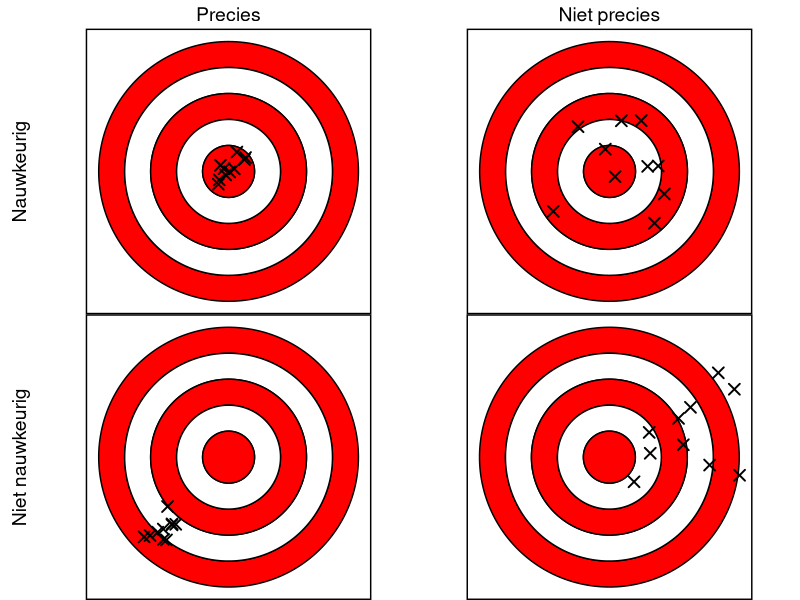

Generate this figure with R:
## ---- chunk 1
#| code-fold: true
#| warning: false
#| fig.cap: "Vier doelen in een 2x2 grid met geschaalde en verschoven steekproeven."
#| label: fig-precisie-vs-nauwkeurig
#| fig.width: 5
#| fig.height: 5

# Controleer of de benodigde pakketten zijn geladen
if (!("ggplot2" %in% .packages())) { library(ggplot2) }
if (!("dplyr" %in% .packages())) { library(dplyr) }
if (!("MASS" %in% .packages())) { library(MASS) }
if (!("gridExtra" %in% .packages())) { library(gridExtra) }
if (!("grid" %in% .packages())) { library(grid) }

# Functie om een ring (donut) te genereren als polygon
genereer_ring <- function(x, y, straal_binnen, straal_buiten,
                          punten = 100) {
  # Bereken hoeken van 0 tot 2π
  theta <- seq(0, 2 * pi, length.out = punten)
  
  # Genereer coördinaten voor buiten- en binnenrand
  data.frame(
    x = c(
      x + straal_buiten * cos(theta),
      NA,
      x + straal_binnen * cos(rev(theta))
    ),
    y = c(
      y + straal_buiten * sin(theta),
      NA,
      y + straal_binnen * sin(rev(theta))
    )
  )
}

# Functie om een volledig doelwit te genereren
genereer_doelwit <- function(punten = 100) {
  bind_rows(
    genereer_ring(0, 0, 4, 5, punten = punten) %>%
      mutate(kleur = "red", groep = 1),
    genereer_ring(0, 0, 3, 4, punten = punten) %>%
      mutate(kleur = "white", groep = 2),
    genereer_ring(0, 0, 2, 3, punten = punten) %>%
      mutate(kleur = "red", groep = 3),
    genereer_ring(0, 0, 1, 2, punten = punten) %>%
      mutate(kleur = "white", groep = 4),
    genereer_ring(0, 0, 0, 1, punten = punten) %>%
      mutate(kleur = "red", groep = 5)
  )
}

# Functie om een steekproef te schalen en verschuiven
scale_and_shift_sample <- function(n, desired_mean, desired_variance) {
  # Genereer standaard normaal verdeelde steekproef
  sample <- as.data.frame(
    MASS::mvrnorm(n = n, mu = c(0, 0), Sigma = diag(2))
  )
  
  # Schaal steekproef om gewenste variantie te krijgen
  scale_factor <- sqrt(desired_variance / apply(sample, 2, var))
  scaled_sample <- sweep(sample, 2, scale_factor, `*`)
  
  # Verschuif steekproef naar gewenst gemiddelde
  shifted_sample <- sweep(scaled_sample, 2, desired_mean, `+`)
  
  setNames(shifted_sample, c("x", "y")) # Hernoem kolommen
}

# Genereer gegevens voor het doelwit
doelwit_data <- genereer_doelwit(punten = 200)

# Maak een basisplot voor het doelwit
basis_doelwit <- ggplot() +
  geom_polygon(
    data = doelwit_data,
    aes(x = x, y = y, group = groep, fill = kleur),
    color = "black", size = 0.5
  ) +
  scale_fill_identity() +
  coord_fixed() +
  theme_void() +
  theme(panel.border = element_rect(color = "black", fill = NA, size = 1))

# Genereer steekproeven
set.seed(134)
steekproef_links_boven <- scale_and_shift_sample(
  n = 10, desired_mean = c(0, 0), desired_variance = 0.15
)
steekproef_rechts_boven <- scale_and_shift_sample(
  n = 10, desired_mean = c(0, 0), desired_variance = 2
)
steekproef_links_onder <- scale_and_shift_sample(
  n = 10, desired_mean = c(-2.5, -2.5), desired_variance = 0.15
)
steekproef_rechts_onder <- scale_and_shift_sample(
  n = 10, desired_mean = c(3, 1), desired_variance = 2
)

# Functie om een doelwit te maken met een specifieke steekproef
maak_plot_met_steekproef <- function(basis, steekproef) {
  basis +
    geom_point(
      data = steekproef,
      aes(x = x, y = y),
      shape = 4, size = 3, stroke = 1, color = "black"
    )
}

# Maak de individuele doelwitplots
doelwit_links_boven <- maak_plot_met_steekproef(
  basis_doelwit, steekproef_links_boven
)
doelwit_rechts_boven <- maak_plot_met_steekproef(
  basis_doelwit, steekproef_rechts_boven
)
doelwit_links_onder <- maak_plot_met_steekproef(
  basis_doelwit, steekproef_links_onder
)
doelwit_rechts_onder <- maak_plot_met_steekproef(
  basis_doelwit, steekproef_rechts_onder
)

# Maak labels als tekstGrob-objecten
label_precies <- textGrob("Precies", gp = gpar(fontsize = 14))
label_niet_precies <- textGrob("Niet precies", gp = gpar(fontsize = 14))
label_nauwkeurig <- textGrob("Nauwkeurig", gp = gpar(fontsize = 14), rot = 90)
label_niet_nauwkeurig <- textGrob(
  "Niet nauwkeurig", gp = gpar(fontsize = 14), rot = 90
)

# Maak een lege grob als placeholder
empty_grob <- rectGrob(gp = gpar(col = NA))

# Combineer alles in een 3x3 grid
gridExtra::grid.arrange(
  grobs = list(
    empty_grob, label_precies, label_niet_precies,  # Eerste rij
    label_nauwkeurig, doelwit_links_boven, doelwit_rechts_boven,  # Tweede rij
    label_niet_nauwkeurig, doelwit_links_onder, doelwit_rechts_onder  # Derde rij
  ),
  ncol = 3,
  widths = c(0.1, 1, 1),  # Pas breedtes aan
  heights = c(0.1, 1, 1)  # Pas hoogtes aan
)
